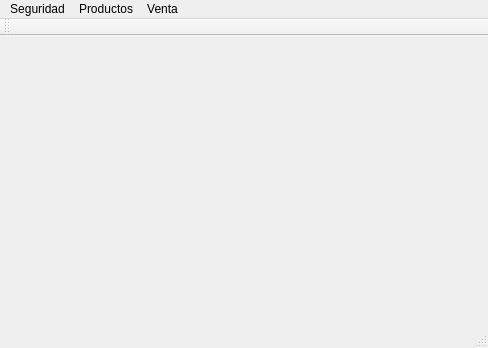
<?xml version="1.0" encoding="UTF-8"?>
<ui version="4.0">
 <class>MainWindow</class>
 <widget class="QMainWindow" name="MainWindow">
  <property name="geometry">
   <rect>
    <x>0</x>
    <y>0</y>
    <width>488</width>
    <height>348</height>
   </rect>
  </property>
  <property name="windowTitle">
   <string>Sistema de Restaurante</string>
  </property>
  <widget class="QWidget" name="centralWidget"/>
  <widget class="QMenuBar" name="menuBar">
   <property name="geometry">
    <rect>
     <x>0</x>
     <y>0</y>
     <width>488</width>
     <height>21</height>
    </rect>
   </property>
   <widget class="QMenu" name="menuSeguridad">
    <property name="title">
     <string>Seguridad</string>
    </property>
    <addaction name="actionAsiganar_Permisos"/>
    <addaction name="actionRetirar_Permisos"/>
    <addaction name="actionListar_Permisos"/>
   </widget>
   <widget class="QMenu" name="menuProductos">
    <property name="title">
     <string>Productos</string>
    </property>
    <addaction name="actionGestipon_de_productos"/>
    <addaction name="actionListar_productos_stock"/>
    <addaction name="actionActualizar_Stock"/>
   </widget>
   <widget class="QMenu" name="menuVenta">
    <property name="title">
     <string>Venta</string>
    </property>
    <addaction name="actionRegistrar_Venta"/>
   </widget>
   <addaction name="menuSeguridad"/>
   <addaction name="menuProductos"/>
   <addaction name="menuVenta"/>
  </widget>
  <widget class="QToolBar" name="mainToolBar">
   <attribute name="toolBarArea">
    <enum>TopToolBarArea</enum>
   </attribute>
   <attribute name="toolBarBreak">
    <bool>false</bool>
   </attribute>
  </widget>
  <widget class="QStatusBar" name="statusBar"/>
  <action name="actionAsiganar_Permisos">
   <property name="text">
    <string>Asignar Permisos...</string>
   </property>
   <property name="shortcut">
    <string>Ctrl+P</string>
   </property>
  </action>
  <action name="actionRetirar_Permisos">
   <property name="text">
    <string>Retirar Permisos...</string>
   </property>
  </action>
  <action name="actionListar_Permisos">
   <property name="text">
    <string>Listar Permisos...</string>
   </property>
  </action>
  <action name="actionListar_productos_stock">
   <property name="text">
    <string>Listar productos/stock</string>
   </property>
  </action>
  <action name="actionActualizar_Stock">
   <property name="text">
    <string>Actualizar Stock</string>
   </property>
  </action>
  <action name="actionGestipon_de_productos">
   <property name="text">
    <string>Gestion de productos...</string>
   </property>
   <property name="shortcut">
    <string>Shift+P</string>
   </property>
  </action>
  <action name="actionRegistrar_Venta">
   <property name="text">
    <string>Registrar Venta...</string>
   </property>
   <property name="shortcut">
    <string>Ctrl+V</string>
   </property>
  </action>
 </widget>
 <layoutdefault spacing="6" margin="11"/>
 <resources/>
 <connections/>
</ui>
